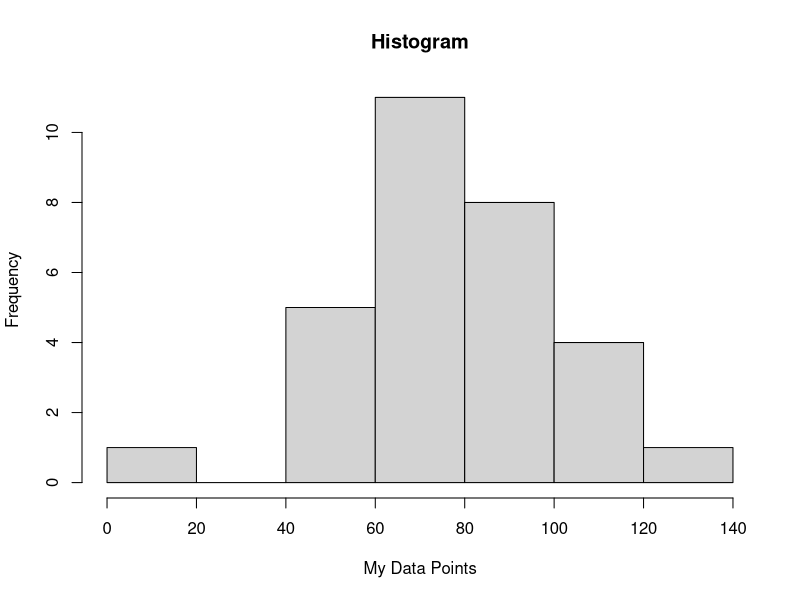
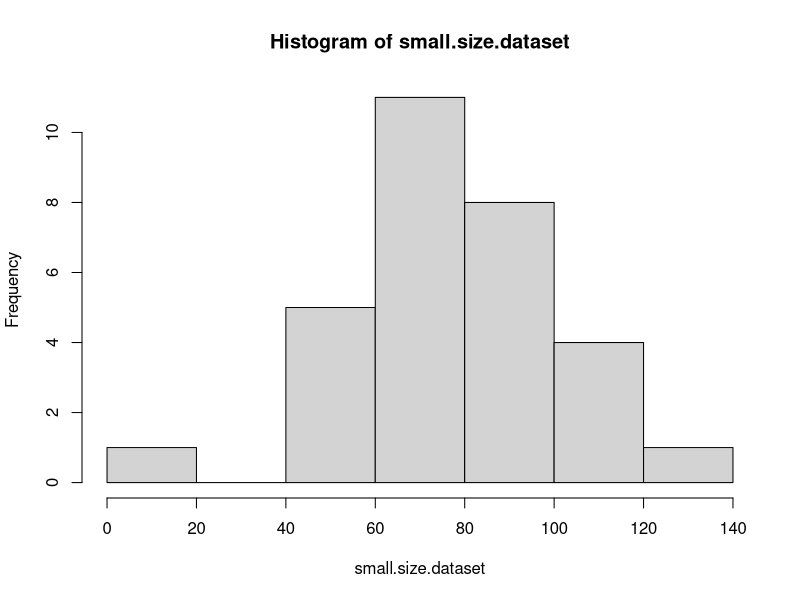
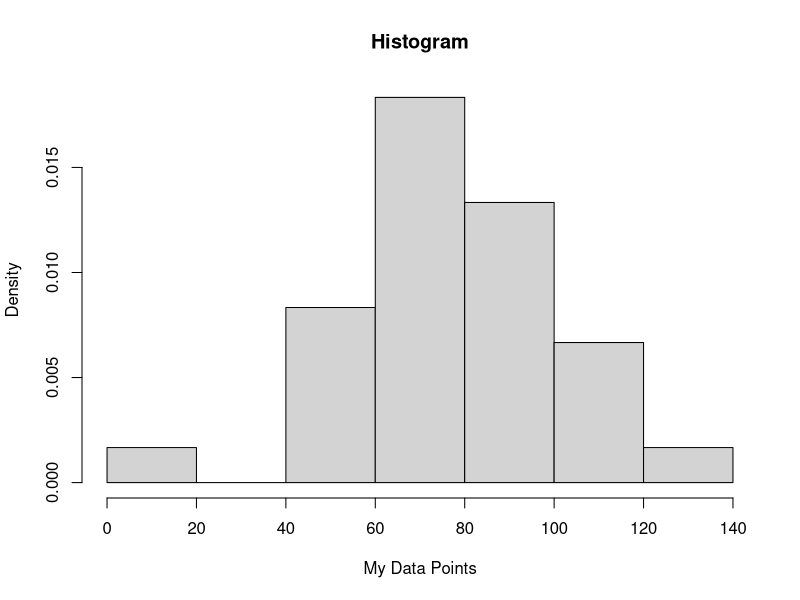
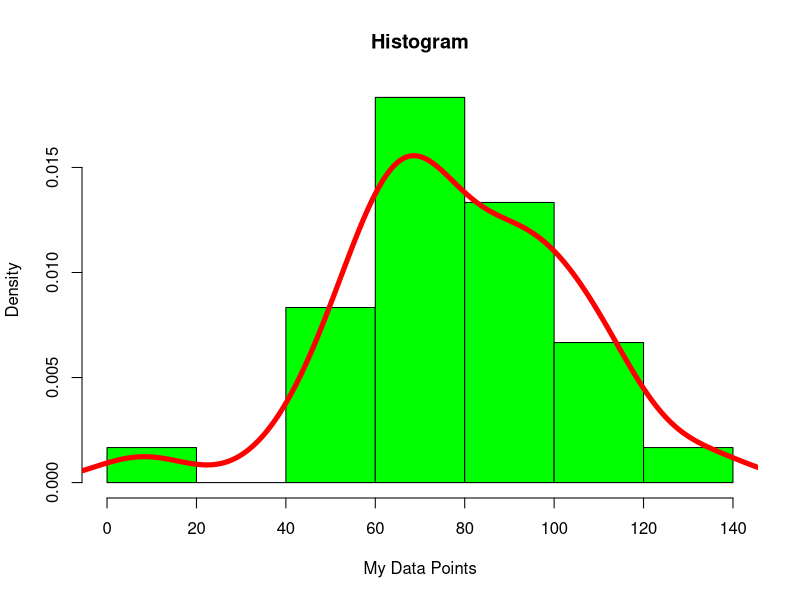
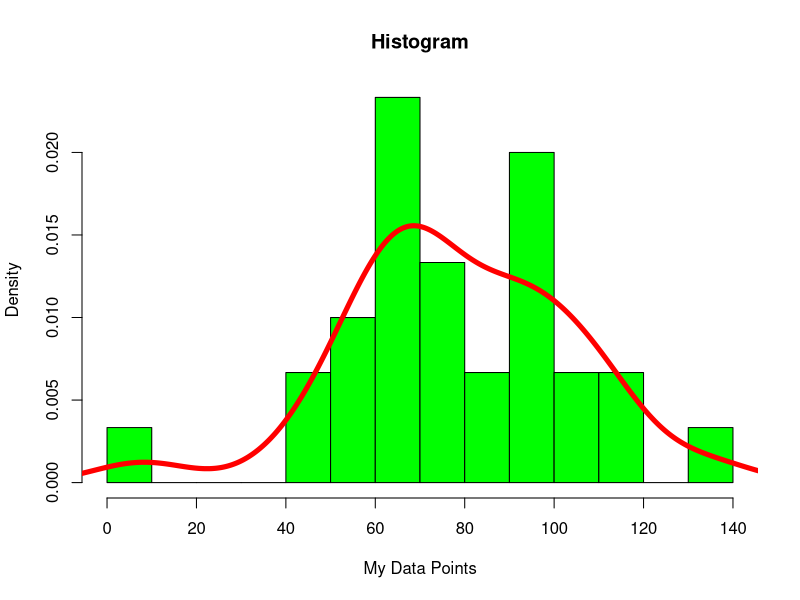

Write R code to recreate these figures, in order.
# Histograms

small.size.dataset=c(91,49,76,112,97,42,70, 100, 8, 112, 95, 90, 78, 62, 56, 94, 65, 58, 109, 70, 109, 91, 71, 76, 68, 62, 134, 57, 83, 66)

# Change x-label and title
hist(small.size.dataset, xlab = "My Data Points", main = "Histogram")

# Frequency on y-axis
hist(small.size.dataset)

# Probability on y-axis
hist(small.size.dataset, xlab = "My Data Points", main = "Histogram", freq = F)

# Change color of bars
hist(small.size.dataset, xlab = "My Data Points", main = "Histogram", freq = F, col = 'green')

# Impose density functions
lines(density(small.size.dataset))

# Change color and line width of density function
lines(density(small.size.dataset), col = 'red', lwd = 5)

# Change bin width
hist(small.size.dataset, xlab = "My Data Points", main = "Histogram", freq = F, col = 'green', breaks = 10)
lines(density(small.size.dataset), col = 'red', lwd = 5)